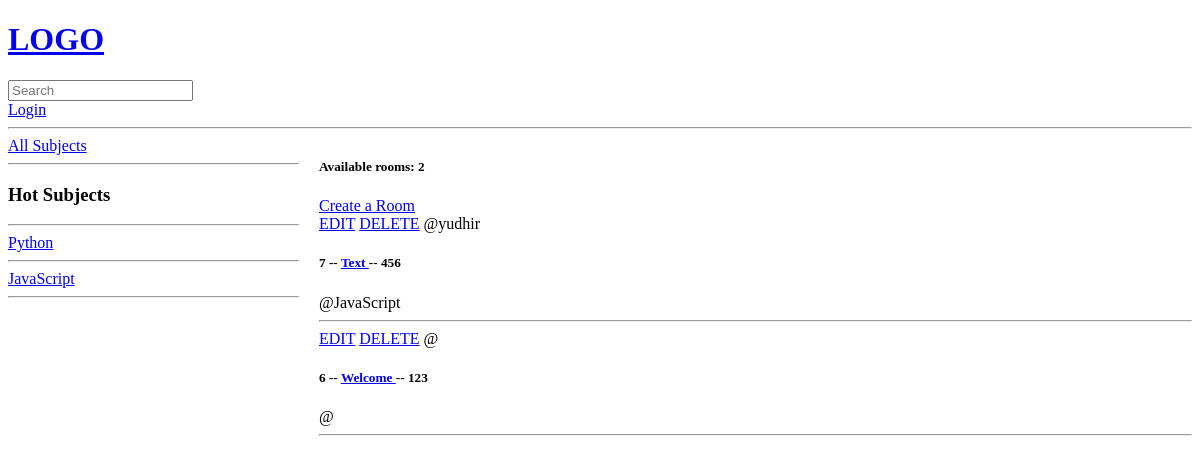
Before: / with the older database file.
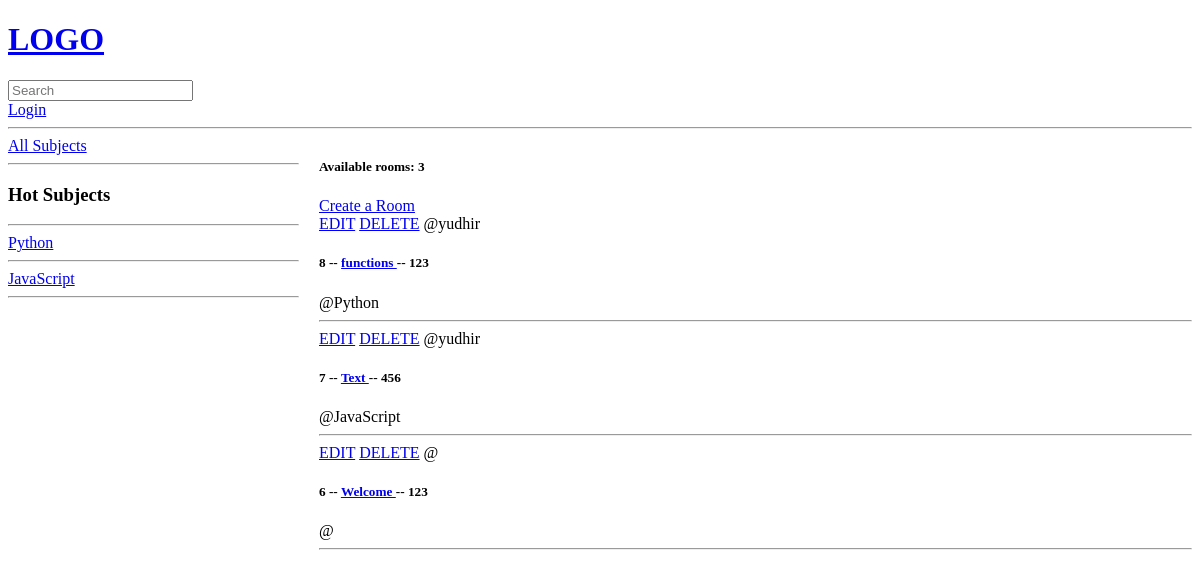
After: the same page with the newer database file.
### base/models.py (models this page shows, shortened)
class Topic(models.Model):
    name = models.CharField(max_length = 200)

class Room(models.Model):
    host = models.ForeignKey(User,  on_delete = models.SET_NULL, null=True, blank=True)
    topic = models.ForeignKey(Topic, on_delete = models.SET_NULL, null=True, blank=True)
    name = models.CharField(max_length = 200)
    description = models.TextField(null=True, blank=True)
    updated = models.DateTimeField(auto_now = True)
    created = models.DateTimeField(auto_now_add=True)
    class Meta:
        ordering = ['-updated', '-created']

### base/views.py (the view)
# urls.py: path('', views.home, name='home'),
def home(request):
    q = request.GET.get('q') if request.GET.get('q') != None else ''
    rooms = Room.objects.filter(Q( topic__name__icontains = q)|Q(name__contains = q)|Q(description__icontains = q))
    topics = Topic.objects.all()
    room_count = rooms.count()
    context = {'rooms':rooms, 'topics':topics, 'room_count':room_count, 'q':q}
    return render(request, 'base/home.html', context)

### base/templates/base/home.html (shortened to what this page needs)
{% extends 'main.html' %}
{% block content %}
<div class="home-container">
    <div>
        <a href="{% url 'home' %}">All Subjects</a>
        <hr><h3>Hot Subjects</h3>
        <hr>
        {% for topic in topics %}
            <a href="{% url 'home' %}?q={{topic.name}}">{{topic.name}}</a>
            <hr>
        {% endfor %}
    </div>
    <div>
        <h5>Available rooms: {{room_count}}</h5>
        <a href="{% url 'create-room' %}">Create a Room</a>
        <div>
            {%for room in rooms%}
                <div>
                    <a href="{% url 'update-room' room.id %}">EDIT</a>
                    <a href="{% url 'delete-room' room.id %}">DELETE</a>
                    <span>@{{room.host.username}}</span>
                    <h5>{{room.id}} -- <a href="{% url 'room' room.id %}">{{room.name}} </a>-- {{room.description}}</h5>
                    <span>@{{room.topic.name}}</span>
                    <hr>
                </div>
            {% endfor %}
        </div>
    </div>
</div>
{% endblock %}

### templates/main.html (shortened to what this page needs)
<!DOCTYPE html>
<html lang="en">
<head>
</head>
<body>
    {% include 'navbar.html'%}
    {% block content %}
    {% endblock %}
</body>
</html>

### templates/navbar.html
<a href="/">
    <h1>LOGO</h1>
</a>
<form method="GET" action="{% url 'home' %}">
    <input type="text" name="q" placeholder="Search">
</form>
<a href="{% url 'login' %}">Login</a>
<hr>

### base/templates/base/home.html (style rules this page uses)
.home-container { display: grid; grid-template-columns: 1fr 3fr; gap: 20px; }

Changed rows visible on the page:
added Room: host.username "yudhir", id "8", name "functions", description "123", topic.name "Python"
Other visible differences:
{{ room_count }}: "2" → "3"
